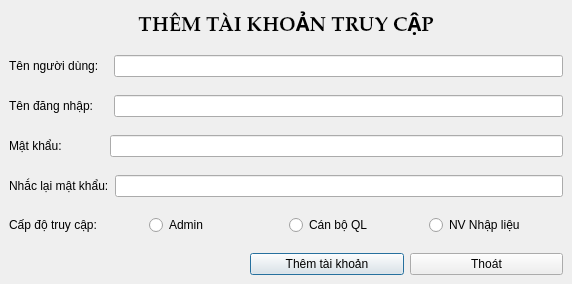
<?xml version="1.0" encoding="UTF-8"?>
<ui version="4.0">
 <class>Dialog_ThemTaikhoan</class>
 <widget class="QDialog" name="Dialog_ThemTaikhoan">
  <property name="geometry">
   <rect>
    <x>0</x>
    <y>0</y>
    <width>572</width>
    <height>281</height>
   </rect>
  </property>
  <property name="windowTitle">
   <string>Dialog</string>
  </property>
  <layout class="QVBoxLayout" name="verticalLayout">
   <property name="spacing">
    <number>0</number>
   </property>
   <property name="leftMargin">
    <number>0</number>
   </property>
   <property name="topMargin">
    <number>0</number>
   </property>
   <property name="rightMargin">
    <number>0</number>
   </property>
   <property name="bottomMargin">
    <number>0</number>
   </property>
   <item>
    <widget class="QWidget" name="widget" native="true">
     <layout class="QVBoxLayout" name="verticalLayout_2">
      <item>
       <widget class="QLabel" name="label">
        <property name="font">
         <font>
          <family>Palatino Linotype</family>
          <pointsize>15</pointsize>
          <weight>75</weight>
          <bold>true</bold>
         </font>
        </property>
        <property name="text">
         <string>THÊM TÀI KHOẢN TRUY CẬP</string>
        </property>
        <property name="alignment">
         <set>Qt::AlignCenter</set>
        </property>
       </widget>
      </item>
     </layout>
    </widget>
   </item>
   <item>
    <widget class="QWidget" name="widget_2" native="true">
     <layout class="QHBoxLayout" name="horizontalLayout">
      <property name="spacing">
       <number>15</number>
      </property>
      <item>
       <widget class="QLabel" name="label_2">
        <property name="text">
         <string>Tên người dùng:</string>
        </property>
       </widget>
      </item>
      <item>
       <widget class="QLineEdit" name="lineEdit_TenND"/>
      </item>
     </layout>
    </widget>
   </item>
   <item>
    <widget class="QWidget" name="widget_3" native="true">
     <layout class="QHBoxLayout" name="horizontalLayout_2">
      <property name="spacing">
       <number>20</number>
      </property>
      <item>
       <widget class="QLabel" name="label_3">
        <property name="text">
         <string>Tên đăng nhập:</string>
        </property>
       </widget>
      </item>
      <item>
       <widget class="QLineEdit" name="lineEdit_TenDN"/>
      </item>
     </layout>
    </widget>
   </item>
   <item>
    <widget class="QWidget" name="widget_4" native="true">
     <layout class="QHBoxLayout" name="horizontalLayout_3" stretch="0,0">
      <property name="spacing">
       <number>48</number>
      </property>
      <item>
       <widget class="QLabel" name="label_4">
        <property name="text">
         <string>Mật khẩu:</string>
        </property>
       </widget>
      </item>
      <item>
       <widget class="QLineEdit" name="lineEdit_MK"/>
      </item>
     </layout>
    </widget>
   </item>
   <item>
    <widget class="QWidget" name="widget_5" native="true">
     <layout class="QHBoxLayout" name="horizontalLayout_4">
      <item>
       <widget class="QLabel" name="label_5">
        <property name="text">
         <string>Nhắc lại mật khẩu:</string>
        </property>
       </widget>
      </item>
      <item>
       <widget class="QLineEdit" name="lineEdit_MK2"/>
      </item>
     </layout>
    </widget>
   </item>
   <item>
    <widget class="QWidget" name="widget_6" native="true">
     <layout class="QHBoxLayout" name="horizontalLayout_5">
      <item>
       <widget class="QLabel" name="label_6">
        <property name="text">
         <string>Cấp độ truy cập:</string>
        </property>
       </widget>
      </item>
      <item>
       <widget class="QRadioButton" name="radioButton">
        <property name="text">
         <string>Admin</string>
        </property>
       </widget>
      </item>
      <item>
       <widget class="QRadioButton" name="radioButton_2">
        <property name="text">
         <string>Cán bộ QL</string>
        </property>
       </widget>
      </item>
      <item>
       <widget class="QRadioButton" name="radioButton_3">
        <property name="text">
         <string>NV Nhập liệu</string>
        </property>
       </widget>
      </item>
     </layout>
    </widget>
   </item>
   <item>
    <widget class="QWidget" name="widget_7" native="true">
     <layout class="QHBoxLayout" name="horizontalLayout_6">
      <property name="leftMargin">
       <number>250</number>
      </property>
      <item>
       <widget class="QPushButton" name="pushButton">
        <property name="text">
         <string>Thêm tài khoản</string>
        </property>
       </widget>
      </item>
      <item>
       <widget class="QPushButton" name="pushButton_2">
        <property name="text">
         <string>Thoát</string>
        </property>
       </widget>
      </item>
     </layout>
    </widget>
   </item>
  </layout>
 </widget>
 <resources/>
 <connections/>
</ui>
